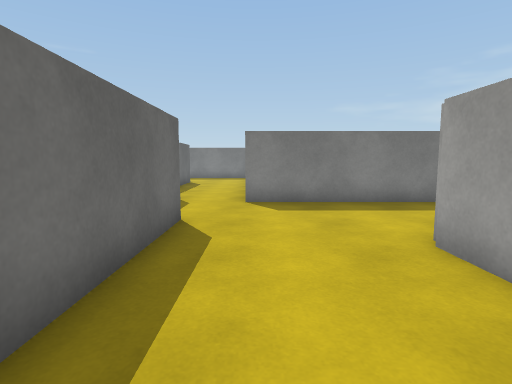
view 1 (above)

16 first-person views from a walk through a scene from a Unity 3-D project. The camera is 1.2 m above the floor, tilts 6° down and sees 80° across. The floor is counted in squares, 1 m on a side. Each view is taken from the middle of a square. On the plan, view 1 faces up. The plan holds only what a view shows up to about 13 squares ahead; the rest is blank. The place goes on beyond the plan. The player is left out. Surface patterns are stand-ins for the level's own textures.

view 2
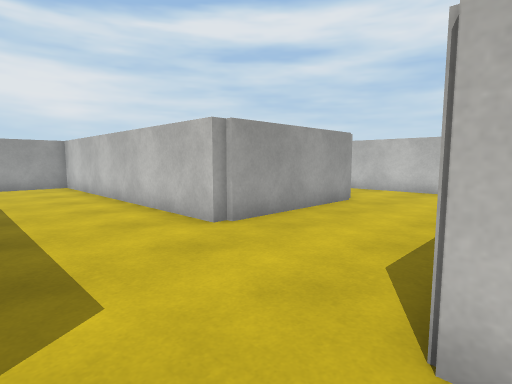

view 3
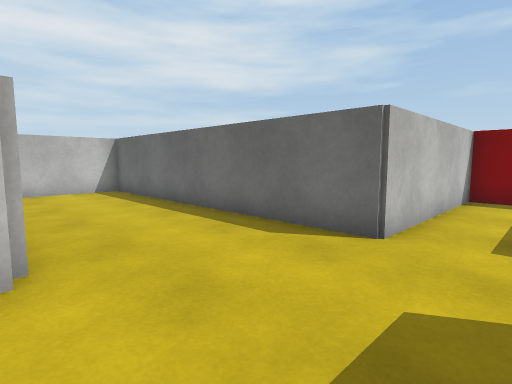

view 4
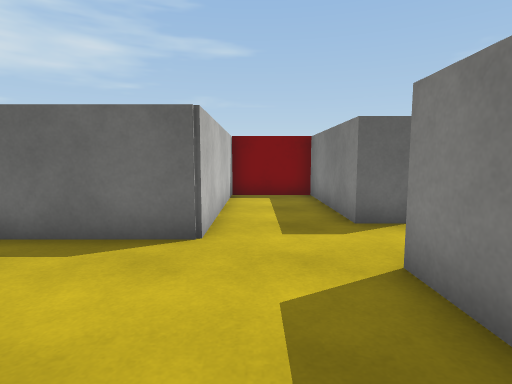

view 5
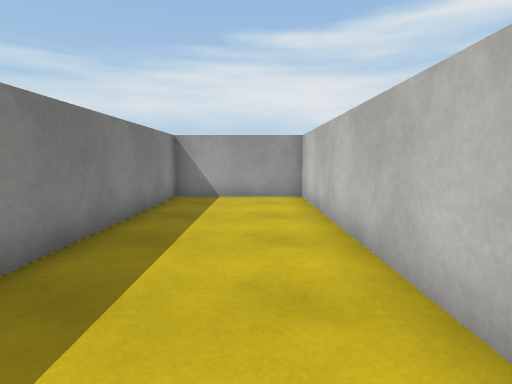

view 6
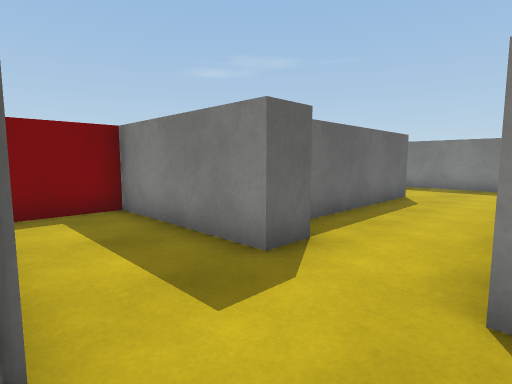

view 7
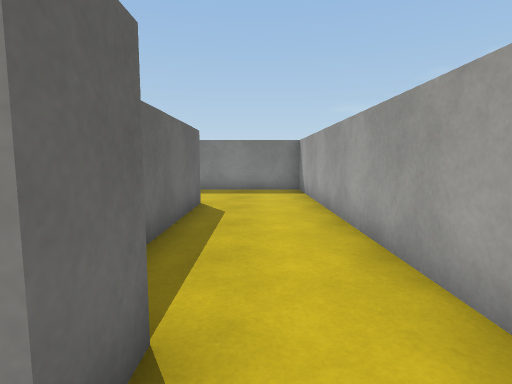

view 8
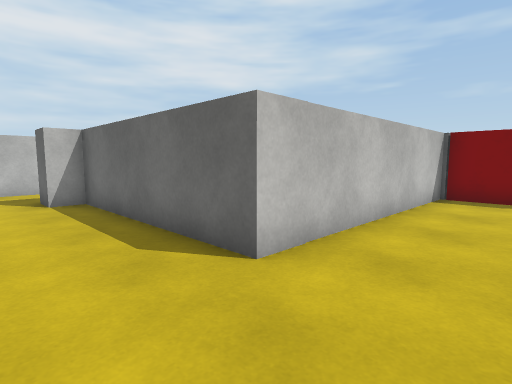

view 9
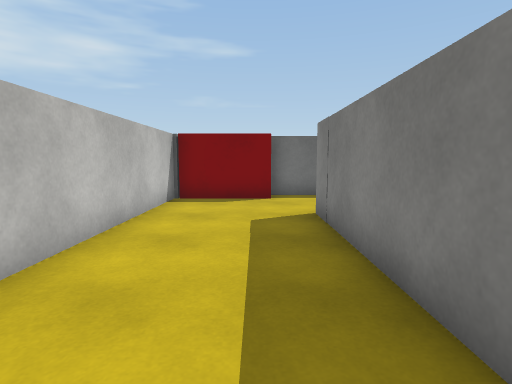

view 10
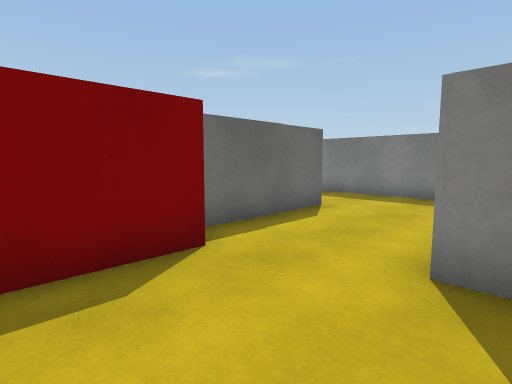

view 11
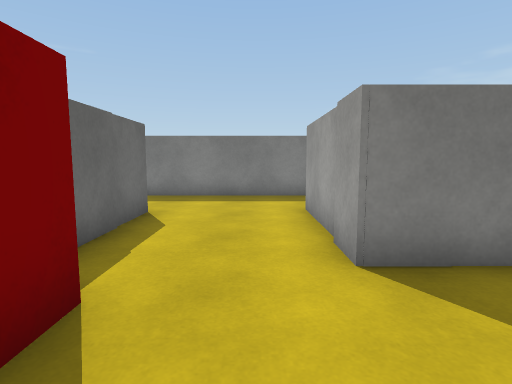

view 12
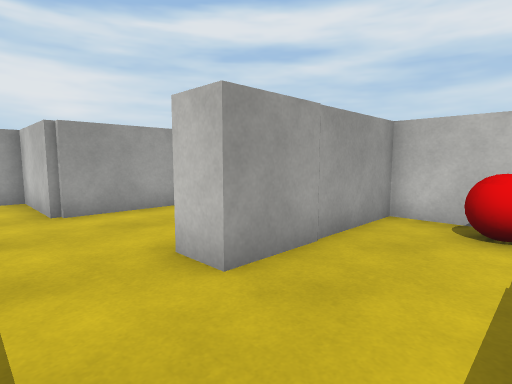

view 13
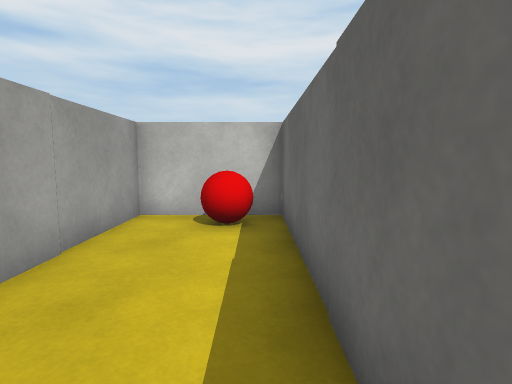

view 14
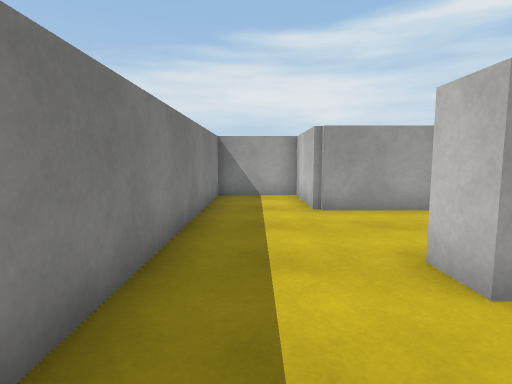

view 15
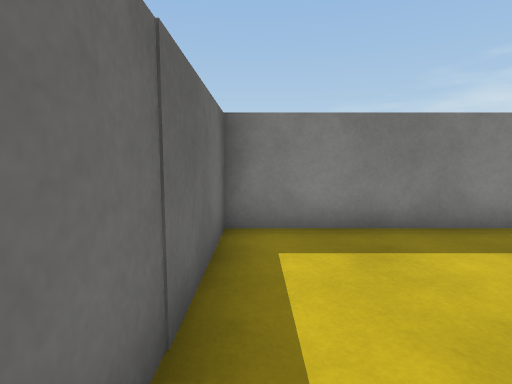

view 16
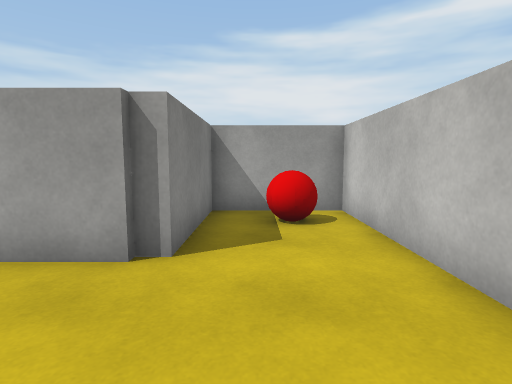

### Floor plan
Points are (right, up) in squares from view 1. A wall is a line through its corners. A room is listed if a view was taken in it or the views show most of it. See-through windows are left out.
Room 1 (views 1, 2, 3, 4, 5, 6, 7, 16)
walls: (2.5, -0.5) (2.5, 4.5) (13, 4.5) (13, 8.6) (-0.4, 8.6); (-0.2, 10) (-0.2, 11.5); (-2.7, 9.9) (-2.7, 8.9) (-7.4, 8.9) (-7.4, 6.1); (-7.8, 6.2) (-1.5, 6.2) (-1.5, -4.1) (6.2, -4.1) (6.2, -1) (2.7, -1) (2.7, -0.4)
ways out: opening at (-1.5, 10.5) to room 2
objects: other object (5, -3)
Room 2 (views 8, 9, 10, 11)
walls: (-11.8, 16.4) (-3.6, 16.4) (-3.6, 9.9) (-2.7, 9.9); (-11.5, 19.5) (-11.5, 16.4); (-0.2, 11.5) (-0.2, 20.4) (-8.8, 20.4) (-8.8, 21.4)
ways out: opening at (-1.5, 10.5) to room 1; opening at (-10.3, 20) to room 3
Room 3 (views 12, 13, 14, 15)
walls: (-12.5, 22.4) (-12.5, 19.5); (-8.8, 21.4) (-8.8, 24.6) (-5.6, 24.6) (-5.6, 27.3) (-16.6, 27.3) (-16.6, 19.4) (-13.5, 19.4) (-13.5, 22.2)
ways out: opening at (-10.3, 20) to room 2
objects: other object (-16, 20) to (-15, 20); block (-13, 23) to (-13, 24)

Positions as (right, up) in squares from view 1, and headings:
1: (0, 0), facing up
2: (-2, 8), facing down-right
3: (3, 8), facing down-left
4: (3, 7), facing left
5: (3, 6), facing right
6: (0, 6), facing up-left
7: (-2, 8), facing up
8: (-1, 19), facing down-left
9: (-2, 19), facing left
10: (-8, 17), facing up-left
11: (-10, 17), facing up
12: (-16, 26), facing down-right
13: (-16, 26), facing down
14: (-16, 26), facing right
15: (-16, 22), facing up
16: (-1, -2), facing right
